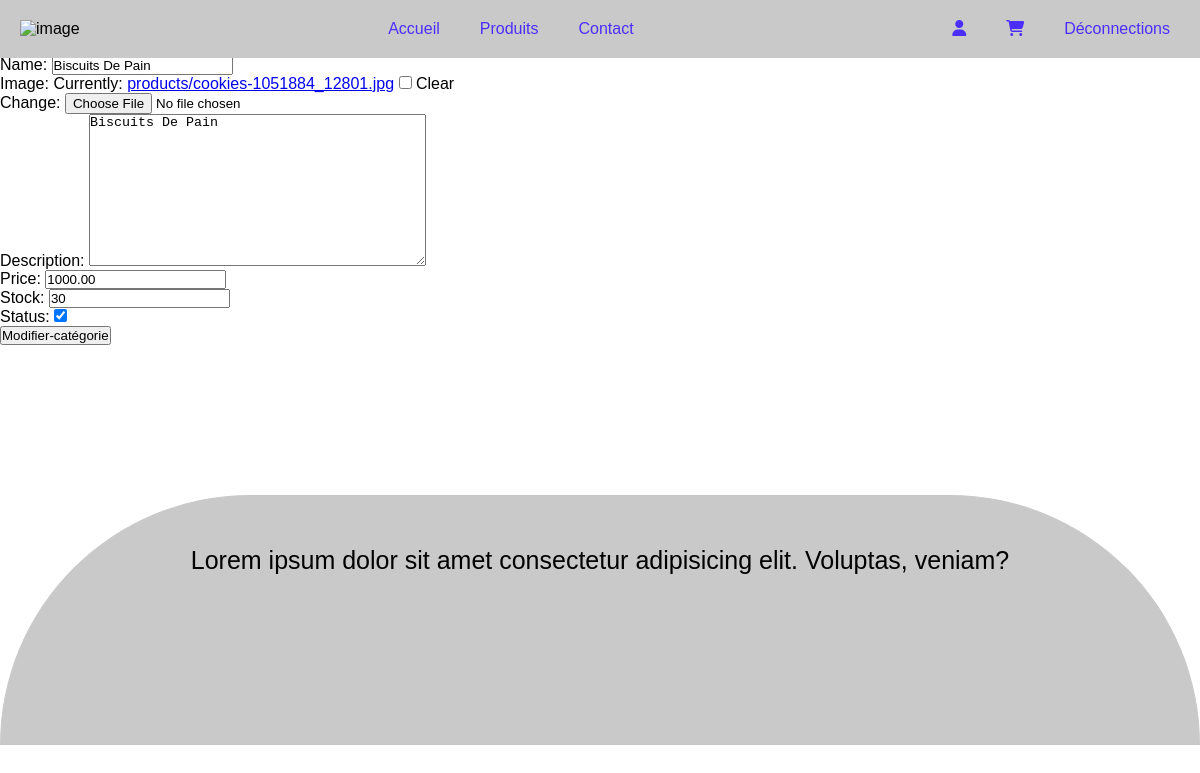
The app's page /biscuits-de-pain/update/ (signed in), older data.
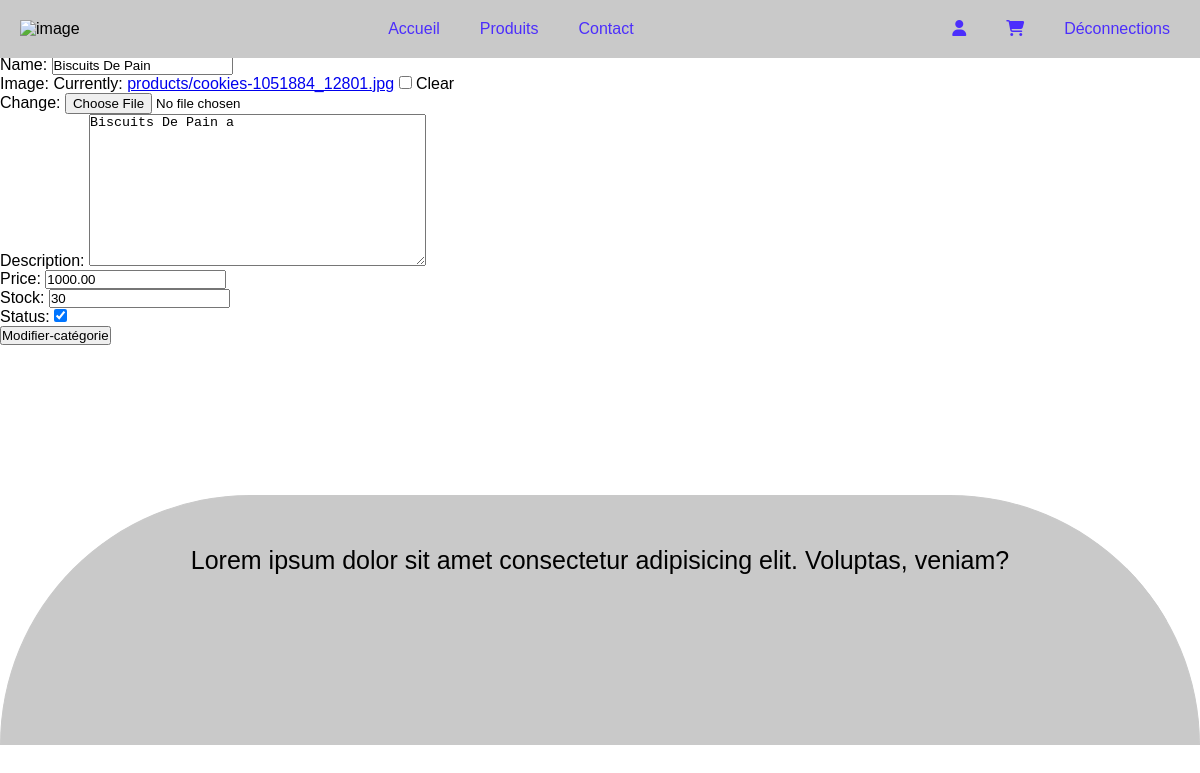
The same page, newer data.
### siteweb/models.py (models this page shows, shortened)
class Products(models.Model):
    author = models.ForeignKey(get_user_model(), on_delete=models.CASCADE)
    category = models.ForeignKey(Category, on_delete=models.SET_NULL, null=True, blank=True)
    name = models.CharField(max_length=100)
    description = models.TextField(max_length=300)
    price = models.DecimalField(max_digits=10, decimal_places=2)
    stock = models.PositiveIntegerField()
    slug = models.CharField(max_length=100, unique=True, blank=True)
    status = models.BooleanField(default=True)
    date_on = models.DateTimeField(auto_now_add=True)
    image = models.ImageField(upload_to='products', blank=True, null=True)

### siteweb/views.py (the view, shortened to what this page needs)
# urls.py: path('<str:slug>/update/', UpdateProductsView.as_view(), name='update-product'),
class UpdateProductsView(LoginRequiredMixin, PermissionRequiredMixin, UpdateView):
    model = Products
    template_name = 'siteweb/updateProducts.html'
    fields = ['category', 'name', 'image', 'description', 'price', 'stock', 'status']
    permission_required = ['siteweb.change_product']

### siteweb/models.py (called while the page is built)
    def __str__(self):
        return self.name

### siteweb/templates/siteweb/updateProducts.html (shortened to what this page needs)
{% extends 'index1.html' %}
{% block container %}
<h1>Modification du Produit</h1>
<form method="POST" enctype="multipart/form-data">
    {{form.as_p}}
    <button type="submit">Modifier-catégorie</button>
</form>
{% endblock %}

Row changes from the older to the newer data that the page shows:
changed Products: description "Biscuits De Pain" → "Biscuits De Pain a"
